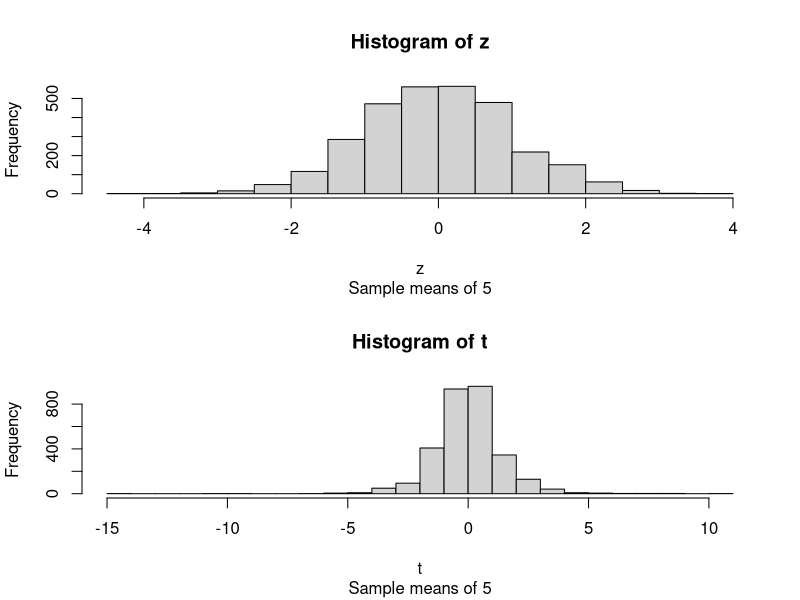
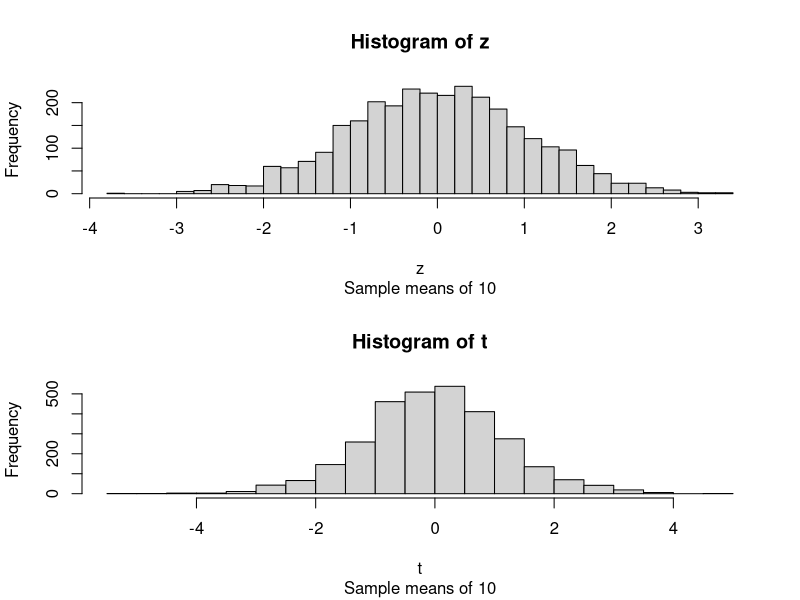

R code for these plots, in order:
#	I could not yet make it work properly.
#	It seems that the distribution of the variable  t
#	is not similar enough to the t-distribution.

mu <- 5
sigma <- 1
N <- 3000

n <- 5
X <- matrix(rnorm(n*N,mean=mu,sd=sigma),nrow=N,ncol=n)
x_bar <- rowMeans(X)
s <- apply(X,1,sd)
mean_x_bar <- mean(x_bar)
z <- (x_bar-mean_x_bar)/(sigma/sqrt(n))
t <- (x_bar-mean_x_bar)/(s/sqrt(n))

par(mfrow=c(2,1))
hist(z,sub="Sample means of 5",nclass=25)
hist(t,sub="Sample means of 5",nclass=25)

n <- 10
X <- matrix(rnorm(n*N,mean=mu,sd=sigma),nrow=N,ncol=n)
x_bar <- rowMeans(X)
s <- apply(X,1,sd)
mean_x_bar <- mean(x_bar)
z <- (x_bar-mean_x_bar)/(sigma/sqrt(n))
t <- (x_bar-mean_x_bar)/(s/sqrt(n))

dev.new()
par(mfrow=c(2,1))
hist(z,sub="Sample means of 10",nclass=25)
hist(t,sub="Sample means of 10",nclass=25)
